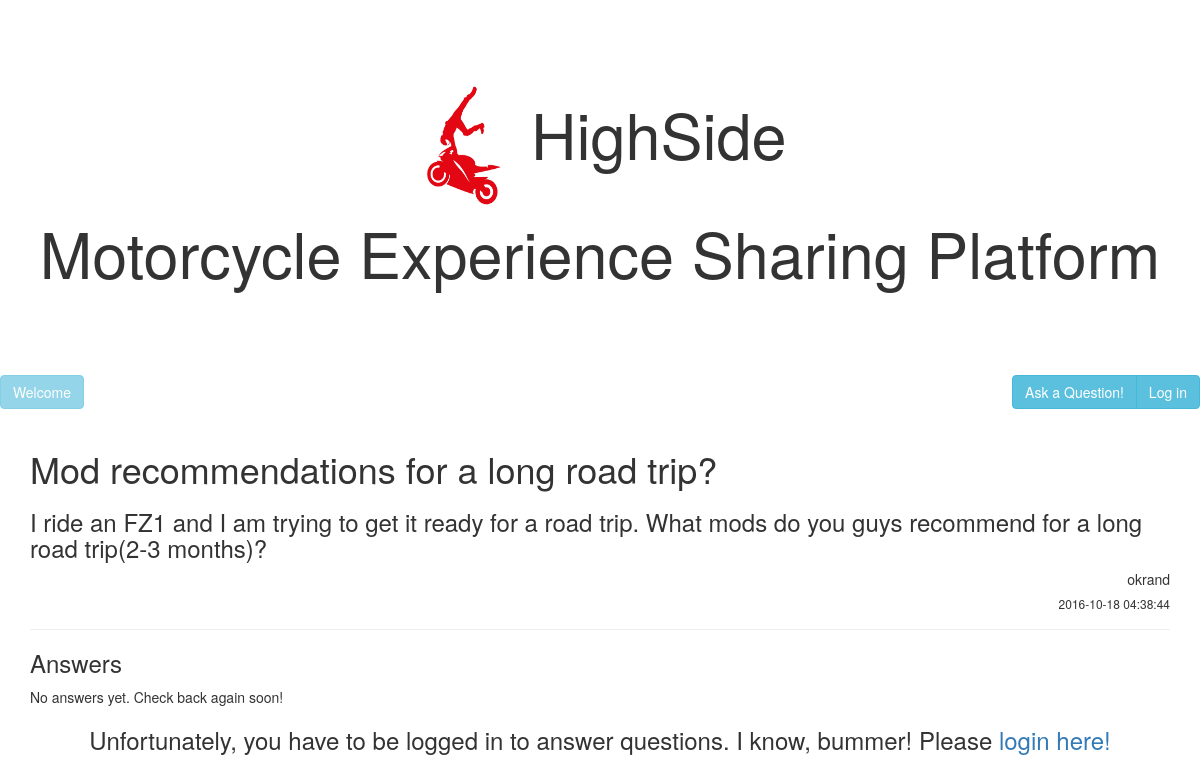
The page /question.php?QN=2 on the database its author committed.
### tables this page shows
CREATE TABLE `QUESTIONS` (
  `ID` int(11) NOT NULL AUTO_INCREMENT,
  `ASKER_ID` int(11) NOT NULL,  
  `QUESTION_TITLE` VARCHAR(60) NOT NULL,
  `QUESTION_PHRASE` VARCHAR(500) NOT NULL,
  `DATE_ASKED` datetime NOT NULL ,
  `TAG1` VARCHAR(20) NOT NULL,
  `TAG2` VARCHAR(20),
  `TAG3` VARCHAR(20),
  `ANSWER_ID` int(11) NOT NULL DEFAULT '0',
  `POINTS` int(11) NOT NULL DEFAULT '0',
    PRIMARY KEY (`ID`)
);

CREATE TABLE `USERS` (
  `ID` int(11) NOT NULL AUTO_INCREMENT,
  `USERNAME` VARCHAR(20) NOT NULL,
  `PASSWORD` VARCHAR(100) NOT NULL,
  `KARMA_POINTS` int(11) NOT NULL DEFAULT '0',
  `LAST_ACTIVE` datetime NOT NULL,
    PRIMARY KEY (`ID`)
);

### thingsandstuff.php (called while the page is built, shortened)
<?php
function sqlcommand($query, $qtype){
    $queryComplete = false;
    $servername = "localhost";
    $dbusername = "admin";
    $dbpassword = "M0n@rch$";
    $dbname = "HighSide";
    $conn = new mysqli($servername, $dbusername, $dbpassword, $dbname);
    $result = $conn->query($query);
    if ($qtype == "SELECT"){
        if ($result->num_rows > 0 ){
            return $result;
        }
        else
            return $queryComplete;
    }
    else{
            $queryComplete=true;
            return $queryComplete;
    }
}
?>

### question.php (the view, shortened to what this page needs)
<?php
include_once "thingsandstuff.php";
?>
<!DOCTYPE html>
<html>
<head>
<link rel="stylesheet" href="https://maxcdn.bootstrapcdn.com/bootstrap/3.3.7/css/bootstrap.min.css">
</head>
<body>
   <header class="jumbotron text-center" style="background-color:white;">
        <h1>
        <a href="index.php">
        <img src="highside-logo.jpg" alt="HighSide" style="width:100px;height:150px;">
        </a>
        HighSide<br>Motorcycle Experience Sharing Platform </h1>
	</header>
    <div class="topMenu">
		<table cellpadding="0" cellspacing="0" border="0" width="100%" align="center">
				<tr>
                    <div class="btn-group pull-left">
                        <?php
                        echo '<label class="btn btn-info disabled">Welcome ' . $_SESSION["userName"].' ' . '<span class="badge">' . $_SESSION["K_Points"] . '</span></label>';
                        ?>
                    </div>
                    <div class="btn-group pull-right" >
						<a href="ask.php" class="btn btn-info"> Ask a Question!</a>
                    <?php
                    if ($_SESSION["loggedIn"] != true)
					   echo '<a href="login.php" class="btn btn-info" role="button"> Log in</a>';
                    else
                        echo '<a href="login.php" class="btn btn-info" role="button"> Log out</a>';
                    ?>
                    </div>
		</table>
	</div>
    <div class="container">
    <?php
    $query = "SELECT * FROM QUESTIONS WHERE ID =".$_SESSION["QNumber"].";";
    $sqlresult = sqlcommand($query, "SELECT");
    $sqlresult = $sqlresult->fetch_assoc();
    $qTitle = $sqlresult["QUESTION_TITLE"];
    $qPhrase = $sqlresult["QUESTION_PHRASE"];
    $qDate = $sqlresult["DATE_ASKED"];
    $qAsker = $sqlresult["ASKER_ID"];
    $answerID = $sqlresult["ANSWER_ID"];
    $query = "SELECT * FROM USERS WHERE ID =" . $qAsker . ";";
    $sqlresult = sqlcommand($query, "SELECT");
    $sqlresult = $sqlresult->fetch_assoc();
    $qAsker = $sqlresult["USERNAME"];
    echo '<div class="page-header">';
    echo '<h1>' . $qTitle . '</h1>';
    echo '<h3>' . $qPhrase . '</h3>';
    echo '<h5 align="right">' . $qAsker . '</h5>';
    echo '<h6 align="right">' . $qDate . '</h6>';
    echo '</div>';
    echo "<h3 align='left'>Answers</h3>";
    $query = "SELECT * FROM ANSWERS WHERE ID <> " . $answerID . " AND QUEST_ID =".$_SESSION["QNumber"].";";
    $result = sqlcommand($query, "SELECT");
    if ($result == false){
        echo "No answers yet. Check back again soon!\n";
    }
    ?>
    </div>
    <?php
	if ($_SESSION["loggedIn"] != true)
	{
		echo "<h3 align='center'>Unfortunately, you have to be logged in to answer questions. I know, bummer! Please ";
		echo '<a href="./login.php">login here!</a></h3>';
	}
    ?>
</body>
</html>

### rows shown on the page
questions: QUESTION_TITLE "Mod recommendations for a long road trip?", QUESTION_PHRASE "I ride an FZ1 and I am trying to get it ready for a road trip. What mods do you guys recommend for a long road trip(2-3 months)?", DATE_ASKED "2016-10-18 04:38:44"
users: USERNAME "okrand"
